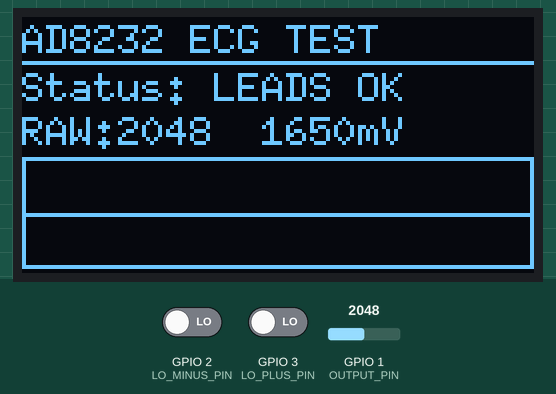
A sketch run on a simulated ESP32. Shown: 128×64 one-colour display. The test bench sets the inputs (shaded band); at power-on: GPIO 1 (OUTPUT_PIN) = 2048, GPIO 2 (LO_MINUS_PIN) LOW, GPIO 3 (LO_PLUS_PIN) LOW (analog values on the 0–4095 scale). What the sketch prints to the serial monitor is not drawn.

Above: at 3.2 s.
3.3 s: GPIO 1 (OUTPUT_PIN) set to 3974
At 4.2 s:
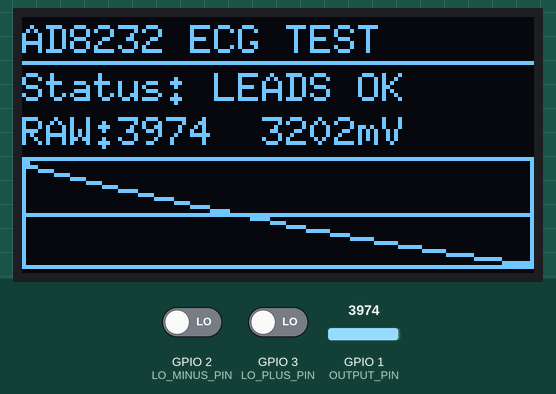
4.8 s: GPIO 1 (OUTPUT_PIN) set to 4094
At 5.9 s:
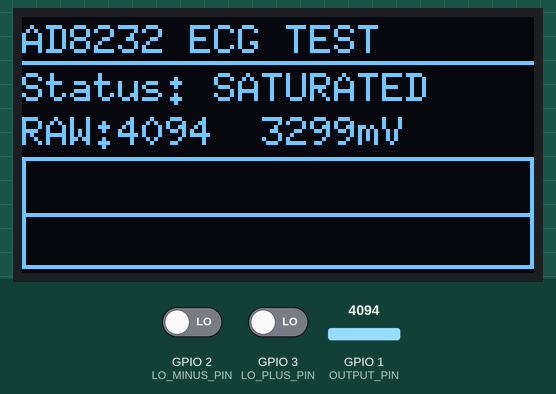
6.8 s: GPIO 2 (LO_MINUS_PIN) driven HIGH
At 8.0 s:
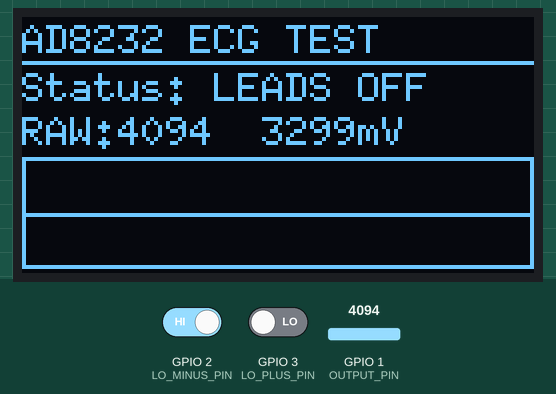
8.3 s: GPIO 1 (OUTPUT_PIN) set to 4000
At 9.5 s:
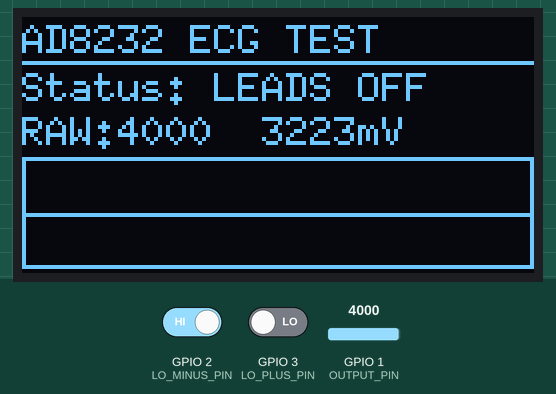
9.8 s: GPIO 2 (LO_MINUS_PIN) driven LOW
At 11.1 s:
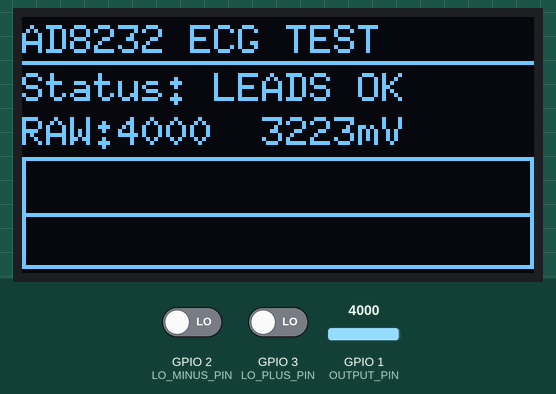
11.4 s: GPIO 3 (LO_PLUS_PIN) driven HIGH
At 12.0 s:
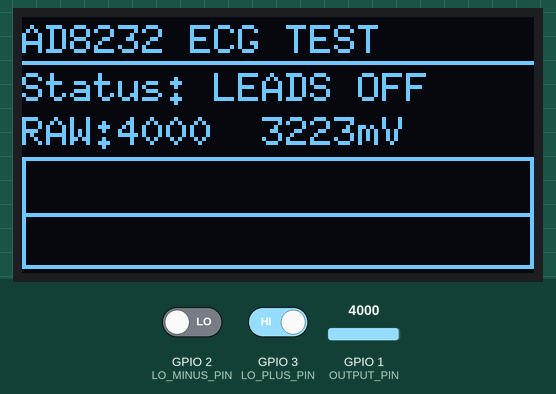
Timing chart, 0 to 13.9 s (numbered marks = the images above; inputs shaded):
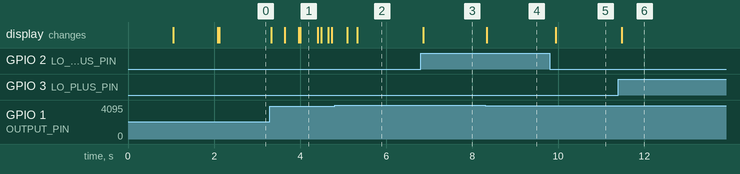

The sketch:

sketch_may18a.ino
```cpp
#include <Wire.h>
#include <U8g2lib.h>
#include <math.h>

// =====================================================
// PIN CONFIG
// =====================================================

// OLED I2C
#define OLED_SDA_PIN 6
#define OLED_SCL_PIN 7

// AD8232
#define LO_PLUS_PIN   3
#define OUTPUT_PIN    1
#define LO_MINUS_PIN  2

// =====================================================
// OLED CONFIG
// =====================================================
// OLED 1.3 inch SH1106
U8G2_SH1106_128X64_NONAME_F_HW_I2C u8g2(U8G2_R0,U8X8_PIN_NONE);

// Nếu OLED của bạn là SSD1306 0.96 inch thì comment dòng trên,
// và mở dòng dưới:
// U8G2_SSD1306_128X64_NONAME_F_HW_I2C u8g2(U8G2_R0, U8X8_PIN_NONE);

// =====================================================
// ECG CONFIG
// =====================================================
const uint32_t SAMPLE_RATE_HZ = 250;                            // Tần số lấy mẫu (250 mẫu/s)
const uint32_t SAMPLE_PERIOD_US = 1000000UL / SAMPLE_RATE_HZ;   // Chu kỳ lấy mẫu (4ms)

unsigned long lastSampleUs = 0;         // Lưu mốc thời gian (us) lần cuối đọc ECG
unsigned long lastOledMs = 0;           // Lưu mốc thời gian (ms) lần cuối vẽ OLED
unsigned long lastSerialMs = 0;         // Lưu mốc thời gian (ms) lần cuối in Serial

int rawValue = 0;                       // Biến lưu giá trị ADC thô đọc từ cảm biến (0 - 4950)
int mvValue = 0;                        // Biến lưu giá trị điẹn áp quy đổi ra mV

bool leadsOff = true;                   // Trạng thái có bị tuột dây điệc cực hay không
bool saturated = false;                 // Trạng thái tín hiệu bị bão hòa (quá cao hay quá thấp)

// Các biến áp dụng cho thuật toán lọc số (DSP)
float baseline = 0.0f;                  // Giá trị đường nền (trung bình tín hiệu)
float filtered = 0.0f;                  // Giá trị sau khi đã lọc mượt
bool filterReady = false;               // Cờ báo hiệu bộ lọc đã sẵn sàng hoạt động hay chưa

const float BASELINE_ALPHA = 0.995f;    // Hệ số lọc đường nền (lọc thông thấp rất chậm)
const float SMOOTH_ALPHA   = 0.18f;     // Hệ số làm mịn tín hiệu (lọc thông thấp khử răng cưa)

// =====================================================
// WAVE BUFFER ( bộ đệm sóng)
// =====================================================
#define WAVE_POINTS 128                // Số điểm trên đồ thị màn hình

int waveBuffer[WAVE_POINTS];           // Mảng lưu trữ các giá trị để vẽ đồ thị
int waveIndex = 0;                     // Vị trí hiện tại đang ghi dữ liệu trong mảng
bool waveFilled = false;               // Cờ báo hiệu mảng đã được ghi đầy dữ liệu lần đầu tiên chưa


// =====================================================
// LEADS STABLE FILTER  (kiểm tra tuột dây)
// =====================================================
bool readLeadsOffStable() {
  static int offCount = 0;              // Bộ đếm số lần phát hiện bị tuột dây liên tiếp
  static int okCount = 0;               // Bộ đếm số lần phát hiện kết nối tốt liên tiếp
  static bool stableLeadsOff = true;    // Trạng thái tuột dây sau khi đã lọc nhiễu


// Đọc trạng thái logic từ 2 chân LO+ và LO-
  bool loPlus = digitalRead(LO_PLUS_PIN);
  bool loMinus = digitalRead(LO_MINUS_PIN);
  bool nowOff = loPlus || loMinus;           // Nếu 1 trong 2 chân = 1 ==> tuột

  if (nowOff) {
    offCount++;        // Tăng bộ đếm tuột dây
    okCount = 0;       // Reset bộ đếm ổn định
  } else {
    okCount++;         // Tăng bộ đếm ổn định
    offCount = 0;      // Reset bộ đệm tuột dây
  }

  // Phải OFF liên tục nhiều mẫu mới báo OFF
  if (offCount >= 10) {
    stableLeadsOff = true;
  }

  // Phải OK liên tục nhiều mẫu mới báo OK
  if (okCount >= 30) {
    stableLeadsOff = false;
  }

  return stableLeadsOff;
}

// =====================================================
// WAVE FUNCTIONS
// =====================================================
// Hàm thêm 1 giá trị mới vào mảng để vẽ đồ thị
void pushWave(int value) {
  waveBuffer[waveIndex] = value;     // Ghi giá trị vào vị trí hiện tại
  waveIndex++;                       // Tăng vị trí cho lần sau

  if (waveIndex >= WAVE_POINTS) {    // Nếu quá 128 điểm
    waveIndex = 0;                   // Quay về vị trí đầu tiên 0 để ghi đè dữ liệu cữ
    waveFilled = true;               // Dánh dấu là mảng đã đầy
  }
}

// Hàm xóa toàn bộ dữ liệu đồ thị về 0
void clearWave() {
  for (int i = 0; i < WAVE_POINTS; i++) {
    waveBuffer[i] = 0;
  }

  waveIndex = 0;
  waveFilled = false;
}

// Hàm reset bộ lọc về trạng thái ban đầu
void resetFilter() {
  filterReady = false;
  baseline = rawValue;          // Gán đường nền = đúng giá trị thô hiện tại
  filtered = 0.0f;
}

// =====================================================
// OLED DRAW
// =====================================================
void drawECGScreen() {
  u8g2.clearBuffer();
  u8g2.setFont(u8g2_font_6x10_tr);

  u8g2.drawStr(0, 9, "AD8232 ECG TEST");
  u8g2.drawLine(0, 11, 127, 11);

  char line[32];

  if (leadsOff) {
    snprintf(line, sizeof(line), "Status: LEADS OFF");
  } else if (saturated) {
    snprintf(line, sizeof(line), "Status: SATURATED");
  } else {
    snprintf(line, sizeof(line), "Status: LEADS OK");
  }

  u8g2.drawStr(0, 21, line);

  snprintf(line, sizeof(line), "RAW:%d  %dmV", rawValue, mvValue);
  u8g2.drawStr(0, 32, line);

  // Graph area
  const int graphX = 0;
  const int graphY = 35;
  const int graphW = 128;
  const int graphH = 28;

  u8g2.drawFrame(graphX, graphY, graphW, graphH);

  // Center line
  u8g2.drawLine(
    graphX + 1,
    graphY + graphH / 2,
    graphX + graphW - 2,
    graphY + graphH / 2
  );

  int count = waveFilled ? WAVE_POINTS : waveIndex;

  if (count > 2) {
    int minVal = waveBuffer[0];
    int maxVal = waveBuffer[0];

    for (int i = 1; i < count; i++) {
      if (waveBuffer[i] < minVal) minVal = waveBuffer[i];
      if (waveBuffer[i] > maxVal) maxVal = waveBuffer[i];
    }

    if (maxVal - minVal < 20) {
      maxVal += 10;
      minVal -= 10;
    }

    int start = waveFilled ? waveIndex : 0;

    int lastX = graphX + 1;
    int lastY = graphY + graphH / 2;

    for (int i = 0; i < count; i++) {
      int idx = (start + i) % WAVE_POINTS;
      int value = waveBuffer[idx];

      int x = map(i, 0, WAVE_POINTS - 1, graphX + 1, graphX + graphW - 2);
      int y = map(value, minVal, maxVal, graphY + graphH - 2, graphY + 1);

      if (y < graphY + 1) y = graphY + 1;
      if (y > graphY + graphH - 2) y = graphY + graphH - 2;

      if (i > 0) {
        u8g2.drawLine(lastX, lastY, x, y);
      }

      lastX = x;
      lastY = y;
    }
  }

  u8g2.sendBuffer();
}

// =====================================================
// ECG READ
// =====================================================
void readECG() {
  // Kiểm tra xem đã đến lúc lấy mẫu chưa (phải đủ 4ms mới chạy tiếp)
  if ((uint32_t)(micros() - lastSampleUs) < SAMPLE_PERIOD_US) return ;
  lastSampleUs += SAMPLE_PERIOD_US;  // Cập nhật mốc thời gian lấy mẫu tiếp theo

  rawValue = analogRead(OUTPUT_PIN); // Đọc giá trị điện áp thô từ cảm biến (0 - 4950)

  leadsOff = readLeadsOffStable();   // Kiểm tra tuột dây

  // Nếu OUT kẹt quá cao hoặc quá thấp thì coi như bão hòa
  saturated = (rawValue < 50 || rawValue > 4040);

  // Nếu tuột dây hoặc bão hòa , reset bộ lọc, đẩy giá trị 0 vào đồ thị rồi thoát hàm
  if (leadsOff || saturated) {
    resetFilter();
    pushWave(0);
    return;
  }
  // Nếu bộ lọc chưa sẵn sàng (vừa cắm dây lại), khởi tạo giá trị cho bộ lọc
  if (!filterReady) {
    baseline = rawValue;
    filtered = 0.0f;
    filterReady = true;
  }

  // Lọc baseline
  baseline = BASELINE_ALPHA * baseline + (1.0f - BASELINE_ALPHA) * rawValue;

  // High-pass
  float highPass = rawValue - baseline;

  // Smooth
  filtered = filtered + SMOOTH_ALPHA * (highPass - filtered);

  // Tăng biên độ cho dễ nhìn trên OLED
  int displayValue = (int)roundf(filtered * 5.0f);

  pushWave(displayValue);
}

// =====================================================
// SETUP
// =====================================================
void setup() {
  Serial.begin(115200);
  delay(1000);

  // Dùng pulldown để LO+/LO- đỡ bị nhiễu khi tín hiệu chập chờn
  pinMode(LO_PLUS_PIN, INPUT_PULLDOWN);
  pinMode(LO_MINUS_PIN, INPUT_PULLDOWN);
  pinMode(OUTPUT_PIN, INPUT);

  analogReadResolution(12);                      // Cấu hình ADC độ phân giải 12bit
  analogSetPinAttenuation(OUTPUT_PIN, ADC_11db); // Cấu hình dải đo điện áp ADC tối đa khoảng 3.3V

  Wire.begin(OLED_SDA_PIN, OLED_SCL_PIN);        // Khởi tạo I2C
  Wire.setClock(400000);                         // Tăng tốc độ I2C lên 400kHz

  u8g2.begin();                        // Khởi tạo màn hình Oled
  u8g2.setContrast(220);               // Đặt độ sáng màn hình

  clearWave();                         // Xóa trống mảng đồ thị ban đầu
  lastSampleUs = micros();             // Ghi nhận mốc thời gian bắt đầu chạy

  u8g2.clearBuffer();
  u8g2.setFont(u8g2_font_6x10_tr);
  u8g2.drawStr(0, 12, "AD8232 ECG TEST");
  u8g2.drawStr(0, 28, "OLED OK");
  u8g2.drawStr(0, 44, "Khoi dong...");
  u8g2.sendBuffer();

  delay(1000);
}

// =====================================================
// LOOP
// =====================================================
void loop() {
  readECG();

  if (millis() - lastOledMs >= 40) {
    lastOledMs = millis();

    mvValue = analogReadMilliVolts(OUTPUT_PIN);
    drawECGScreen();
  }
/*
 if (millis() - lastSerialMs >= 200) {
    lastSerialMs = millis();

    Serial.print("raw:");
    Serial.print(rawValue);

    Serial.print("\tmV:");
    Serial.print(mvValue);

    Serial.print("\tLO_PLUS:");
    Serial.print(digitalRead(LO_PLUS_PIN));

    Serial.print("\tLO_MINUS:");
    Serial.print(digitalRead(LO_MINUS_PIN));

    Serial.print("\t");

    if (leadsOff) {
      Serial.println("LEADS_OFF");
    } else if (saturated) {
      Serial.println("SATURATED");
    } else {
      Serial.println("LEADS_OK");
    }
  }
  */

  if (millis() - lastSerialMs >= 400) {
    lastSerialMs = millis();
    Serial.print("Raw_ECG:");
    Serial.println(rawValue);
  }

}
```

Measured:
- the behaviour switches between 4040 and 4041 on GPIO 1 (OUTPUT_PIN) (found by bisection; images 1 and 2)
- after the input at 3.3 s, the display: first changes at once (image 1 shows a later state)
- after the input at 4.8 s, the display: first changes after 0.29 s (image 2 shows a later state)
- after the input at 6.8 s, the display: changes after 0.06 s (image 3)
- after the input at 8.3 s, the display: changes at once (image 4)
- after the input at 9.8 s, the display: changes after 0.15 s (image 5)
- after the input at 11.4 s, the display: changes after 0.07 s (image 6)
